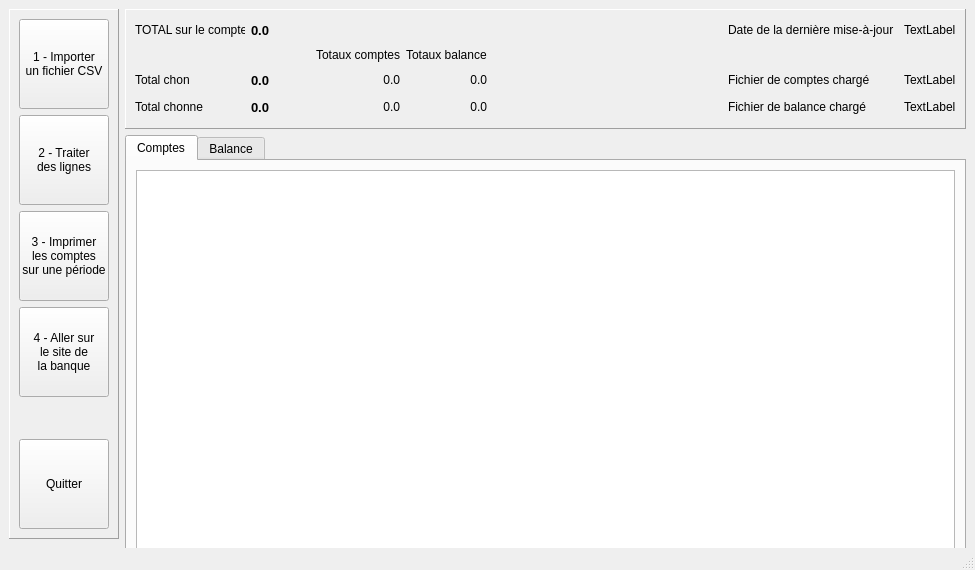
<?xml version="1.0" encoding="UTF-8"?>
<ui version="4.0">
 <class>MainWindow</class>
 <widget class="QMainWindow" name="MainWindow">
  <property name="geometry">
   <rect>
    <x>0</x>
    <y>0</y>
    <width>975</width>
    <height>570</height>
   </rect>
  </property>
  <property name="minimumSize">
   <size>
    <width>975</width>
    <height>570</height>
   </size>
  </property>
  <property name="windowTitle">
   <string>Comptes</string>
  </property>
  <widget class="QWidget" name="centralwidget">
   <layout class="QGridLayout" name="gridLayout_4">
    <item row="0" column="0" rowspan="2">
     <widget class="QFrame" name="F_Boutons">
      <property name="minimumSize">
       <size>
        <width>110</width>
        <height>517</height>
       </size>
      </property>
      <property name="maximumSize">
       <size>
        <width>110</width>
        <height>16777215</height>
       </size>
      </property>
      <property name="frameShape">
       <enum>QFrame::Panel</enum>
      </property>
      <property name="frameShadow">
       <enum>QFrame::Raised</enum>
      </property>
      <layout class="QVBoxLayout" name="verticalLayout">
       <item>
        <widget class="QPushButton" name="B_Import_CSV">
         <property name="minimumSize">
          <size>
           <width>90</width>
           <height>90</height>
          </size>
         </property>
         <property name="maximumSize">
          <size>
           <width>90</width>
           <height>90</height>
          </size>
         </property>
         <property name="font">
          <font>
           <strikeout>false</strikeout>
          </font>
         </property>
         <property name="autoFillBackground">
          <bool>false</bool>
         </property>
         <property name="text">
          <string>1 - Importer
un fichier CSV</string>
         </property>
        </widget>
       </item>
       <item>
        <widget class="QPushButton" name="B_Traiter_lignes">
         <property name="minimumSize">
          <size>
           <width>90</width>
           <height>90</height>
          </size>
         </property>
         <property name="maximumSize">
          <size>
           <width>90</width>
           <height>90</height>
          </size>
         </property>
         <property name="text">
          <string>2 - Traiter 
des lignes</string>
         </property>
        </widget>
       </item>
       <item>
        <widget class="QPushButton" name="B_Impression">
         <property name="minimumSize">
          <size>
           <width>90</width>
           <height>90</height>
          </size>
         </property>
         <property name="maximumSize">
          <size>
           <width>90</width>
           <height>90</height>
          </size>
         </property>
         <property name="text">
          <string>3 - Imprimer
les comptes 
sur une période</string>
         </property>
        </widget>
       </item>
       <item>
        <widget class="QPushButton" name="B_Internet">
         <property name="minimumSize">
          <size>
           <width>90</width>
           <height>90</height>
          </size>
         </property>
         <property name="maximumSize">
          <size>
           <width>90</width>
           <height>90</height>
          </size>
         </property>
         <property name="text">
          <string>4 - Aller sur
le site de 
la banque</string>
         </property>
        </widget>
       </item>
       <item>
        <spacer name="verticalSpacer">
         <property name="orientation">
          <enum>Qt::Vertical</enum>
         </property>
         <property name="sizeHint" stdset="0">
          <size>
           <width>20</width>
           <height>110</height>
          </size>
         </property>
        </spacer>
       </item>
       <item>
        <widget class="QPushButton" name="B_Quitter">
         <property name="minimumSize">
          <size>
           <width>90</width>
           <height>90</height>
          </size>
         </property>
         <property name="maximumSize">
          <size>
           <width>90</width>
           <height>90</height>
          </size>
         </property>
         <property name="text">
          <string>Quitter</string>
         </property>
        </widget>
       </item>
      </layout>
     </widget>
    </item>
    <item row="0" column="1">
     <widget class="QFrame" name="F_Infos_generales">
      <property name="minimumSize">
       <size>
        <width>840</width>
        <height>120</height>
       </size>
      </property>
      <property name="maximumSize">
       <size>
        <width>16777215</width>
        <height>120</height>
       </size>
      </property>
      <property name="frameShape">
       <enum>QFrame::Panel</enum>
      </property>
      <property name="frameShadow">
       <enum>QFrame::Raised</enum>
      </property>
      <layout class="QGridLayout" name="gridLayout">
       <item row="0" column="0">
        <widget class="QLabel" name="label">
         <property name="minimumSize">
          <size>
           <width>110</width>
           <height>20</height>
          </size>
         </property>
         <property name="maximumSize">
          <size>
           <width>110</width>
           <height>20</height>
          </size>
         </property>
         <property name="text">
          <string>TOTAL sur le compte</string>
         </property>
        </widget>
       </item>
       <item row="3" column="8">
        <widget class="QLabel" name="L_Nom_du_fichier_de_balance_charge">
         <property name="text">
          <string>TextLabel</string>
         </property>
        </widget>
       </item>
       <item row="0" column="7">
        <widget class="QLabel" name="label_3">
         <property name="minimumSize">
          <size>
           <width>170</width>
           <height>20</height>
          </size>
         </property>
         <property name="maximumSize">
          <size>
           <width>170</width>
           <height>20</height>
          </size>
         </property>
         <property name="text">
          <string>Date de la dernière mise-à-jour</string>
         </property>
        </widget>
       </item>
       <item row="0" column="8">
        <widget class="QLabel" name="L_Date_update">
         <property name="text">
          <string>TextLabel</string>
         </property>
        </widget>
       </item>
       <item row="0" column="6">
        <spacer name="horizontalSpacer">
         <property name="orientation">
          <enum>Qt::Horizontal</enum>
         </property>
         <property name="sizeHint" stdset="0">
          <size>
           <width>422</width>
           <height>17</height>
          </size>
         </property>
        </spacer>
       </item>
       <item row="3" column="0">
        <widget class="QLabel" name="label_4">
         <property name="minimumSize">
          <size>
           <width>110</width>
           <height>20</height>
          </size>
         </property>
         <property name="maximumSize">
          <size>
           <width>110</width>
           <height>20</height>
          </size>
         </property>
         <property name="text">
          <string>Total chonne</string>
         </property>
        </widget>
       </item>
       <item row="2" column="0">
        <widget class="QLabel" name="label_2">
         <property name="minimumSize">
          <size>
           <width>110</width>
           <height>20</height>
          </size>
         </property>
         <property name="maximumSize">
          <size>
           <width>110</width>
           <height>20</height>
          </size>
         </property>
         <property name="text">
          <string>Total chon</string>
         </property>
        </widget>
       </item>
       <item row="3" column="6">
        <spacer name="horizontalSpacer_3">
         <property name="orientation">
          <enum>Qt::Horizontal</enum>
         </property>
         <property name="sizeHint" stdset="0">
          <size>
           <width>40</width>
           <height>20</height>
          </size>
         </property>
        </spacer>
       </item>
       <item row="2" column="6">
        <spacer name="horizontalSpacer_2">
         <property name="orientation">
          <enum>Qt::Horizontal</enum>
         </property>
         <property name="sizeHint" stdset="0">
          <size>
           <width>40</width>
           <height>20</height>
          </size>
         </property>
        </spacer>
       </item>
       <item row="2" column="8">
        <widget class="QLabel" name="L_Nom_du_fichier_de_comptes_charge">
         <property name="text">
          <string>TextLabel</string>
         </property>
        </widget>
       </item>
       <item row="3" column="7">
        <widget class="QLabel" name="label_7">
         <property name="minimumSize">
          <size>
           <width>170</width>
           <height>20</height>
          </size>
         </property>
         <property name="text">
          <string>Fichier de balance chargé</string>
         </property>
        </widget>
       </item>
       <item row="2" column="7">
        <widget class="QLabel" name="label_5">
         <property name="minimumSize">
          <size>
           <width>170</width>
           <height>20</height>
          </size>
         </property>
         <property name="text">
          <string>Fichier de comptes chargé</string>
         </property>
        </widget>
       </item>
       <item row="2" column="4">
        <widget class="QLabel" name="L_total_comptes_chon">
         <property name="text">
          <string>0.0</string>
         </property>
         <property name="alignment">
          <set>Qt::AlignRight|Qt::AlignTrailing|Qt::AlignVCenter</set>
         </property>
        </widget>
       </item>
       <item row="2" column="5">
        <widget class="QLabel" name="L_total_balance_chon">
         <property name="text">
          <string>0.0</string>
         </property>
         <property name="alignment">
          <set>Qt::AlignRight|Qt::AlignTrailing|Qt::AlignVCenter</set>
         </property>
        </widget>
       </item>
       <item row="3" column="5">
        <widget class="QLabel" name="L_total_balance_chonne">
         <property name="text">
          <string>0.0</string>
         </property>
         <property name="alignment">
          <set>Qt::AlignRight|Qt::AlignTrailing|Qt::AlignVCenter</set>
         </property>
        </widget>
       </item>
       <item row="3" column="4">
        <widget class="QLabel" name="L_total_comptes_chonne">
         <property name="text">
          <string>0.0</string>
         </property>
         <property name="alignment">
          <set>Qt::AlignRight|Qt::AlignTrailing|Qt::AlignVCenter</set>
         </property>
        </widget>
       </item>
       <item row="1" column="4">
        <widget class="QLabel" name="label_24">
         <property name="text">
          <string>Totaux comptes</string>
         </property>
        </widget>
       </item>
       <item row="1" column="5">
        <widget class="QLabel" name="label_25">
         <property name="text">
          <string>Totaux balance</string>
         </property>
        </widget>
       </item>
       <item row="1" column="3">
        <widget class="QLabel" name="label_16">
         <property name="minimumSize">
          <size>
           <width>34</width>
           <height>16</height>
          </size>
         </property>
         <property name="maximumSize">
          <size>
           <width>34</width>
           <height>16</height>
          </size>
         </property>
         <property name="text">
          <string/>
         </property>
        </widget>
       </item>
       <item row="2" column="3">
        <widget class="QLabel" name="label_17">
         <property name="minimumSize">
          <size>
           <width>34</width>
           <height>16</height>
          </size>
         </property>
         <property name="maximumSize">
          <size>
           <width>34</width>
           <height>16</height>
          </size>
         </property>
         <property name="text">
          <string/>
         </property>
        </widget>
       </item>
       <item row="3" column="3">
        <widget class="QLabel" name="label_18">
         <property name="minimumSize">
          <size>
           <width>34</width>
           <height>16</height>
          </size>
         </property>
         <property name="maximumSize">
          <size>
           <width>34</width>
           <height>16</height>
          </size>
         </property>
         <property name="text">
          <string/>
         </property>
        </widget>
       </item>
       <item row="2" column="2">
        <widget class="QLabel" name="L_Total_xy">
         <property name="font">
          <font>
           <pointsize>10</pointsize>
           <weight>75</weight>
           <bold>true</bold>
          </font>
         </property>
         <property name="text">
          <string>0.0</string>
         </property>
        </widget>
       </item>
       <item row="3" column="2">
        <widget class="QLabel" name="L_Total_xx">
         <property name="font">
          <font>
           <pointsize>10</pointsize>
           <weight>75</weight>
           <bold>true</bold>
          </font>
         </property>
         <property name="text">
          <string>0.0</string>
         </property>
        </widget>
       </item>
       <item row="0" column="2">
        <widget class="QLabel" name="L_Total">
         <property name="font">
          <font>
           <pointsize>10</pointsize>
           <weight>75</weight>
           <bold>true</bold>
          </font>
         </property>
         <property name="text">
          <string>0.0</string>
         </property>
        </widget>
       </item>
      </layout>
     </widget>
    </item>
    <item row="1" column="1">
     <widget class="QTabWidget" name="TW_Donnees">
      <property name="minimumSize">
       <size>
        <width>817</width>
        <height>420</height>
       </size>
      </property>
      <property name="currentIndex">
       <number>0</number>
      </property>
      <widget class="QWidget" name="T_Comptes">
       <property name="minimumSize">
        <size>
         <width>831</width>
         <height>395</height>
        </size>
       </property>
       <attribute name="title">
        <string>Comptes</string>
       </attribute>
       <layout class="QGridLayout" name="gridLayout_3">
        <item row="0" column="0">
         <widget class="QTableView" name="TV_Comptes">
          <property name="minimumSize">
           <size>
            <width>817</width>
            <height>382</height>
           </size>
          </property>
          <property name="palette">
           <palette>
            <active>
             <colorrole role="Text">
              <brush brushstyle="SolidPattern">
               <color alpha="255">
                <red>0</red>
                <green>0</green>
                <blue>0</blue>
               </color>
              </brush>
             </colorrole>
            </active>
            <inactive>
             <colorrole role="Text">
              <brush brushstyle="SolidPattern">
               <color alpha="255">
                <red>0</red>
                <green>0</green>
                <blue>0</blue>
               </color>
              </brush>
             </colorrole>
            </inactive>
            <disabled>
             <colorrole role="Text">
              <brush brushstyle="SolidPattern">
               <color alpha="255">
                <red>120</red>
                <green>120</green>
                <blue>120</blue>
               </color>
              </brush>
             </colorrole>
            </disabled>
           </palette>
          </property>
         </widget>
        </item>
       </layout>
      </widget>
      <widget class="QWidget" name="T_Balance">
       <property name="minimumSize">
        <size>
         <width>831</width>
         <height>395</height>
        </size>
       </property>
       <attribute name="title">
        <string>Balance</string>
       </attribute>
       <layout class="QVBoxLayout" name="verticalLayout_2">
        <item>
         <widget class="QFrame" name="F_Balance">
          <property name="minimumSize">
           <size>
            <width>817</width>
            <height>170</height>
           </size>
          </property>
          <property name="maximumSize">
           <size>
            <width>16777215</width>
            <height>170</height>
           </size>
          </property>
          <property name="frameShape">
           <enum>QFrame::Panel</enum>
          </property>
          <property name="frameShadow">
           <enum>QFrame::Raised</enum>
          </property>
          <layout class="QGridLayout" name="gridLayout_2">
           <item row="2" column="3">
            <widget class="QComboBox" name="CB_payeur">
             <property name="minimumSize">
              <size>
               <width>150</width>
               <height>30</height>
              </size>
             </property>
             <property name="maximumSize">
              <size>
               <width>150</width>
               <height>30</height>
              </size>
             </property>
             <item>
              <property name="text">
               <string>xy</string>
              </property>
             </item>
             <item>
              <property name="text">
               <string>xx</string>
              </property>
             </item>
            </widget>
           </item>
           <item row="2" column="2">
            <widget class="QLabel" name="label_9">
             <property name="text">
              <string>Payé par</string>
             </property>
            </widget>
           </item>
           <item row="2" column="1">
            <widget class="QLabel" name="label_12">
             <property name="minimumSize">
              <size>
               <width>34</width>
               <height>16</height>
              </size>
             </property>
             <property name="maximumSize">
              <size>
               <width>34</width>
               <height>16</height>
              </size>
             </property>
             <property name="text">
              <string/>
             </property>
            </widget>
           </item>
           <item row="0" column="0" rowspan="3">
            <widget class="QCalendarWidget" name="CW_Choix_de_la_date">
             <property name="minimumSize">
              <size>
               <width>256</width>
               <height>141</height>
              </size>
             </property>
             <property name="maximumSize">
              <size>
               <width>256</width>
               <height>141</height>
              </size>
             </property>
            </widget>
           </item>
           <item row="0" column="5" rowspan="3">
            <widget class="QPushButton" name="B_Ajouter_dans_balance">
             <property name="minimumSize">
              <size>
               <width>100</width>
               <height>150</height>
              </size>
             </property>
             <property name="maximumSize">
              <size>
               <width>100</width>
               <height>150</height>
              </size>
             </property>
             <property name="text">
              <string>Ajouter</string>
             </property>
            </widget>
           </item>
           <item row="0" column="2">
            <widget class="QLabel" name="label_6">
             <property name="text">
              <string>Libellé</string>
             </property>
            </widget>
           </item>
           <item row="0" column="3">
            <widget class="QLineEdit" name="LE_Libelle">
             <property name="minimumSize">
              <size>
               <width>150</width>
               <height>30</height>
              </size>
             </property>
             <property name="maximumSize">
              <size>
               <width>150</width>
               <height>30</height>
              </size>
             </property>
            </widget>
           </item>
           <item row="0" column="1">
            <widget class="QLabel" name="label_10">
             <property name="minimumSize">
              <size>
               <width>34</width>
               <height>16</height>
              </size>
             </property>
             <property name="maximumSize">
              <size>
               <width>34</width>
               <height>16</height>
              </size>
             </property>
             <property name="text">
              <string/>
             </property>
            </widget>
           </item>
           <item row="1" column="3">
            <widget class="QLineEdit" name="LE_Montant">
             <property name="minimumSize">
              <size>
               <width>150</width>
               <height>30</height>
              </size>
             </property>
             <property name="maximumSize">
              <size>
               <width>150</width>
               <height>30</height>
              </size>
             </property>
            </widget>
           </item>
           <item row="1" column="1">
            <widget class="QLabel" name="label_11">
             <property name="minimumSize">
              <size>
               <width>34</width>
               <height>16</height>
              </size>
             </property>
             <property name="maximumSize">
              <size>
               <width>34</width>
               <height>16</height>
              </size>
             </property>
             <property name="text">
              <string/>
             </property>
            </widget>
           </item>
           <item row="1" column="2">
            <widget class="QLabel" name="label_8">
             <property name="text">
              <string>Montant (€)</string>
             </property>
            </widget>
           </item>
           <item row="1" column="6">
            <spacer name="horizontalSpacer_8">
             <property name="orientation">
              <enum>Qt::Horizontal</enum>
             </property>
             <property name="sizeHint" stdset="0">
              <size>
               <width>40</width>
               <height>20</height>
              </size>
             </property>
            </spacer>
           </item>
           <item row="2" column="6">
            <spacer name="horizontalSpacer_9">
             <property name="orientation">
              <enum>Qt::Horizontal</enum>
             </property>
             <property name="sizeHint" stdset="0">
              <size>
               <width>40</width>
               <height>20</height>
              </size>
             </property>
            </spacer>
           </item>
           <item row="0" column="6">
            <spacer name="horizontalSpacer_7">
             <property name="orientation">
              <enum>Qt::Horizontal</enum>
             </property>
             <property name="sizeHint" stdset="0">
              <size>
               <width>40</width>
               <height>20</height>
              </size>
             </property>
            </spacer>
           </item>
           <item row="0" column="4">
            <widget class="QLabel" name="label_13">
             <property name="minimumSize">
              <size>
               <width>34</width>
               <height>16</height>
              </size>
             </property>
             <property name="maximumSize">
              <size>
               <width>34</width>
               <height>16</height>
              </size>
             </property>
             <property name="text">
              <string/>
             </property>
            </widget>
           </item>
           <item row="1" column="4">
            <widget class="QLabel" name="label_14">
             <property name="minimumSize">
              <size>
               <width>34</width>
               <height>16</height>
              </size>
             </property>
             <property name="maximumSize">
              <size>
               <width>34</width>
               <height>16</height>
              </size>
             </property>
             <property name="text">
              <string/>
             </property>
            </widget>
           </item>
           <item row="2" column="4">
            <widget class="QLabel" name="label_15">
             <property name="minimumSize">
              <size>
               <width>34</width>
               <height>16</height>
              </size>
             </property>
             <property name="maximumSize">
              <size>
               <width>34</width>
               <height>16</height>
              </size>
             </property>
             <property name="text">
              <string/>
             </property>
            </widget>
           </item>
          </layout>
         </widget>
        </item>
        <item>
         <widget class="QTableView" name="TV_Balance">
          <property name="minimumSize">
           <size>
            <width>817</width>
            <height>192</height>
           </size>
          </property>
         </widget>
        </item>
       </layout>
      </widget>
     </widget>
    </item>
   </layout>
  </widget>
  <widget class="QMenuBar" name="menubar">
   <property name="geometry">
    <rect>
     <x>0</x>
     <y>0</y>
     <width>975</width>
     <height>21</height>
    </rect>
   </property>
  </widget>
  <widget class="QStatusBar" name="statusbar"/>
 </widget>
 <resources/>
 <connections/>
</ui>
